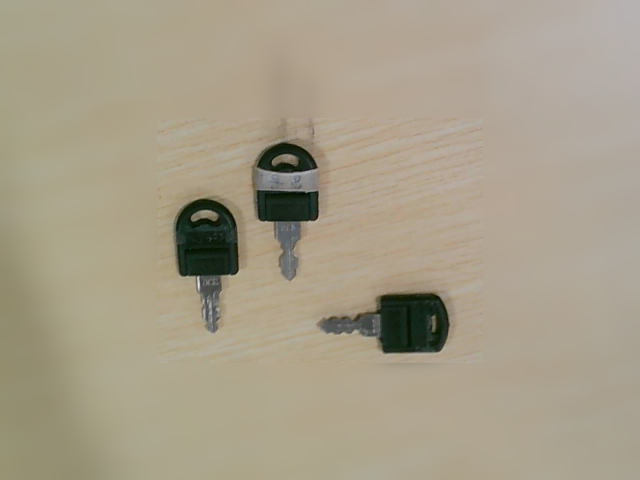
#> input picture Opencv project training/23 Intelligent Count with form information/photodata/image003.png, 640 x 480 px, found by its file name
$ python main2sift.py
#> lines starting #> are read from the running program, lines starting #| are printed output that depends on the picture
import cv2
import numpy as np

def count_round_sticks(input_image, template_image):
    """
    :param input_image: 输入图像
    :param template_image: 模板图像
    :return: 返回特征点匹配数量和绘制的匹配结果图像
    """
#> called with input_image = './photodata\\image003.png', template_image = './photodata\\image001.png'
    input_img = cv2.imread(input_image, 0)
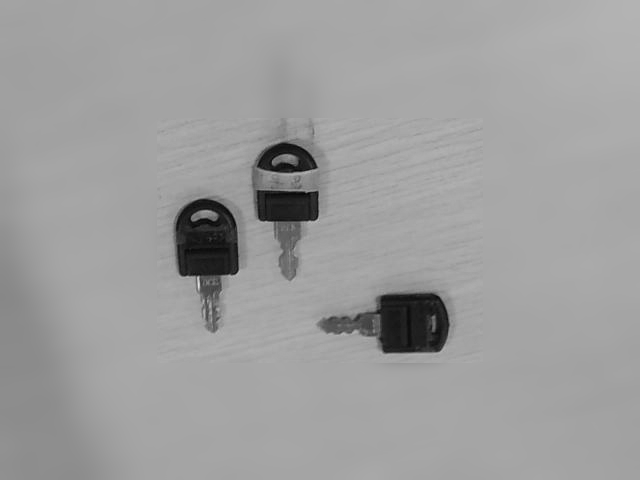
#> input_img: shape (480, 640); min 2, max 226, mean 157.6
    template_img = cv2.imread(template_image, 0)
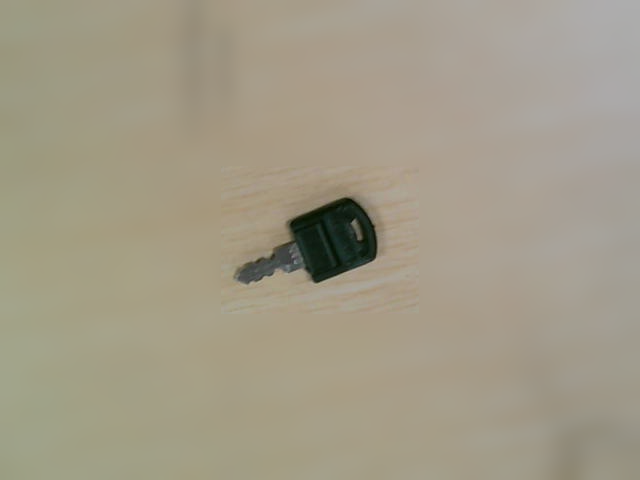
#> input picture Opencv project training/23 Intelligent Count with form information/photodata/image001.png, 640 x 480 px, found by its file name
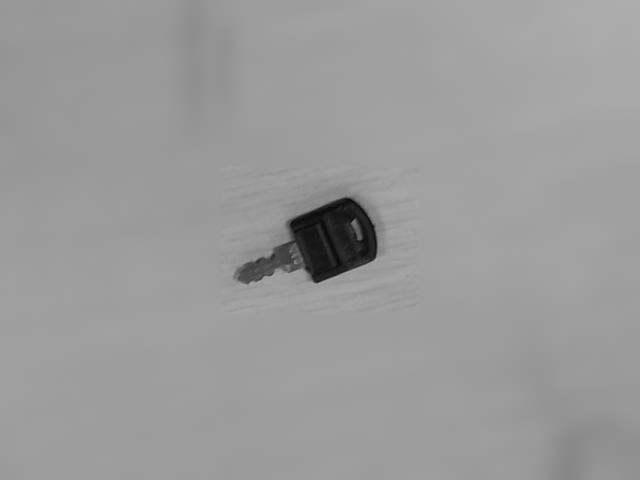
#> template_img: shape (480, 640); min 5, max 173, mean 154.4
    # 创建SIFT对象
    sift = cv2.SIFT_create()
    # 在输入图像和模板图像上检测并计算特征点和描述符
    input_keypoints, input_descriptors = sift.detectAndCompute(input_img, None)
#> input_keypoints = 211 keypoints; strongest (x, y, size): (411, 322, 47.2), (289, 209, 31.9), (198, 278, 1.9), (289, 158, 7.2)
    template_keypoints, template_descriptors = sift.detectAndCompute(template_img, None)
#> template_keypoints = 66 keypoints; strongest (x, y, size): (332, 238, 55.4), (367, 249, 17.9), (321, 270, 16.9), (354, 223, 4.3)
    # 创建FLANN匹配器
    flann = cv2.FlannBasedMatcher()
    # 使用k近邻算法进行特征匹配
    matches = flann.knnMatch(template_descriptors, input_descriptors, k=2)
#> matches = 66 matches
    # 应用比值测试来筛选匹配项
    good_matches = []
    for m, n in matches:
        if m.distance < 0.7 * n.distance:
            good_matches.append(m)
#> this loop made 66 passes
#> after the loop, good_matches = 11 matches

    # 绘制匹配结果
    matched_image = cv2.drawMatches(template_img, template_keypoints, input_img, input_keypoints, good_matches, None, flags=cv2.DrawMatchesFlags_NOT_DRAW_SINGLE_POINTS)
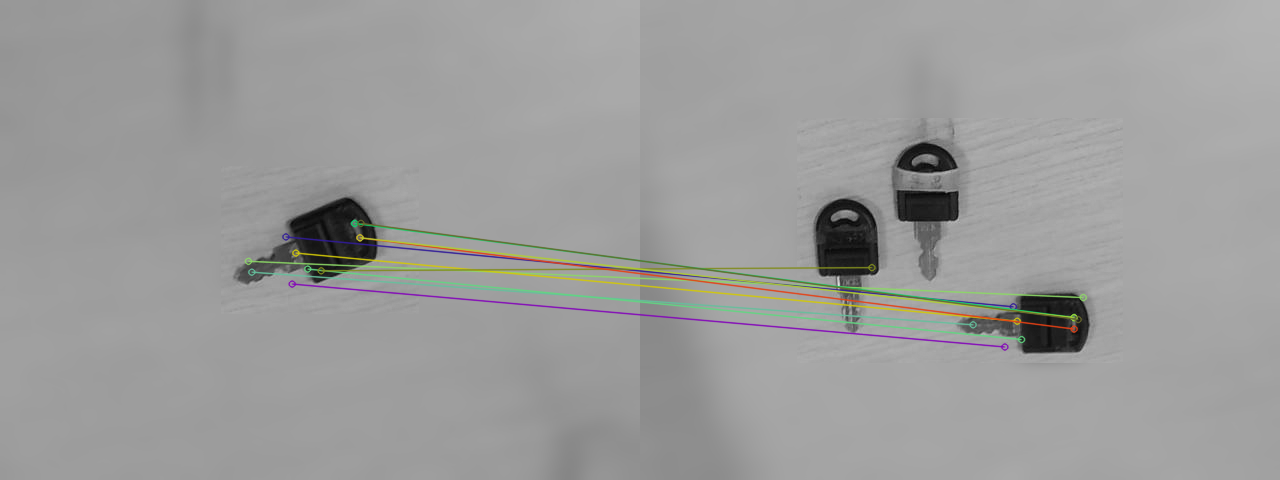
#> matched_image: shape (480, 1280, 3); mean of channels 0, 1, 2 155.1, 156, 155.8; drawn as B, G, R
    return len(good_matches), matched_image

input_image = "./photodata\image003.png"
template_image = "./photodata\image001.png"
count, matched_image = count_round_sticks(input_image, template_image)
#> count = 11
print(count)
#| 11
cv2.imshow("Matched Image", matched_image)
cv2.waitKey(0)
cv2.destroyAllWindows()
